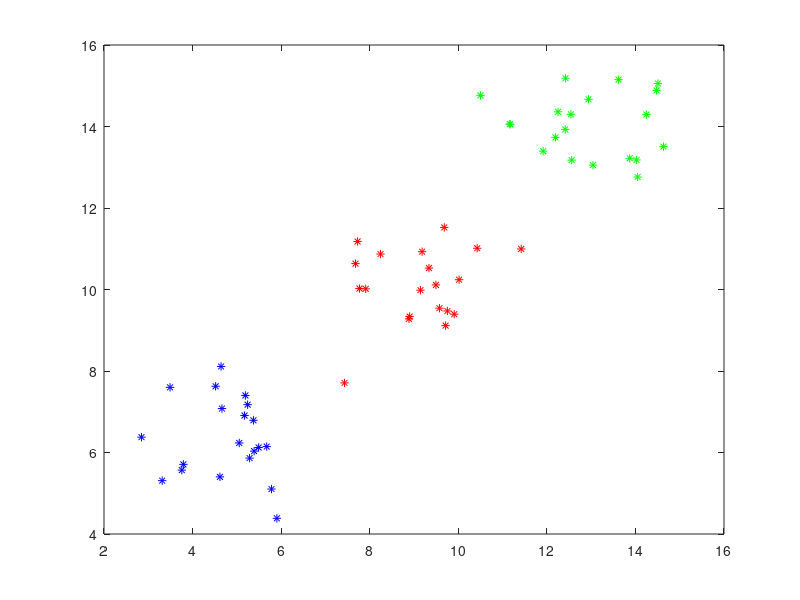
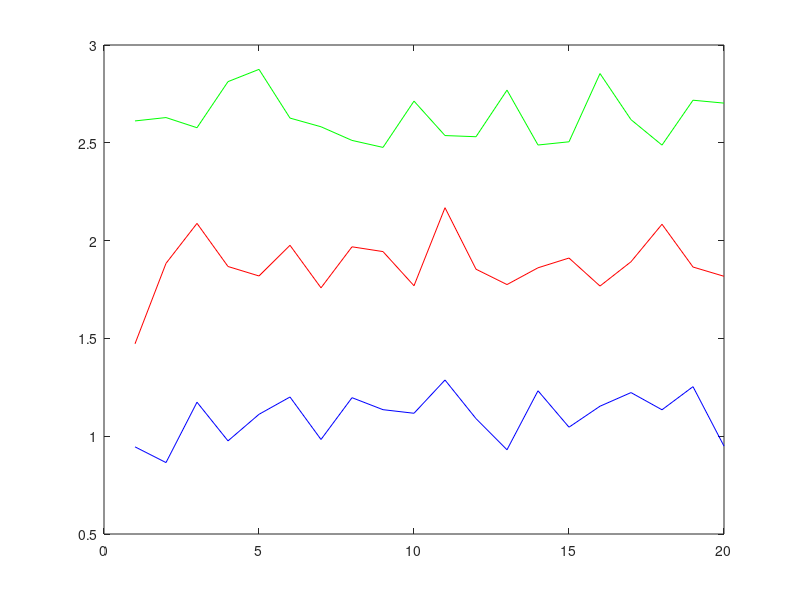

MATLAB code to generate these figures, in order:
% one example to show the LDA method
clear; close all;

randn('seed',0);  % set the starting point of randn
for i = 1:2
    for j = 1:3
        X(i,j,:) = randn(1,20)+i+4*j;
    end
end

[n, m, k] = size(X);

% plot X
figure(1);
color = 'brgcy';
for j = 1:m
    for i = 1:k
        plot(X(1,j,i), X(2,j,i), [color(j) '*']);
        hold on;
    end
end

% compute mean in each class
for i = 1:n
    for j = 1:m
        mu(i,j) = mean(X(i,j,:));
    end
end

% compute total mean
MU = mean(mu, 2);

% compute between-class scatter matrix
S_B = zeros(n, n);
for j = 1:m
    S_B = S_B + (mu(:,j) - MU)*(mu(:,j) - MU)';
end

% compute within-class scatter matrix
S_W = zeros(n, n);
for j = 1:m
    for i = 1:k
        S_W = S_W + (X(:,j,i) - mu(:,j))*(X(:,j,i) - mu(:,j))';
    end
end

% compute U
[U, D] = eig(S_B, S_W);
U = U(:,n);  % take the last component (w.r.t. largest generalized eigenvalue)

% projection to Z
for j = 1:m
    for i = 1:k
        Z(i,j) = U'*X(:,j,i);
    end
end

% plot Z
figure(2);
color = 'brgcy';
for j = 1:m
    plot(Z(:,j),[color(j)]);
    hold on;
end



   